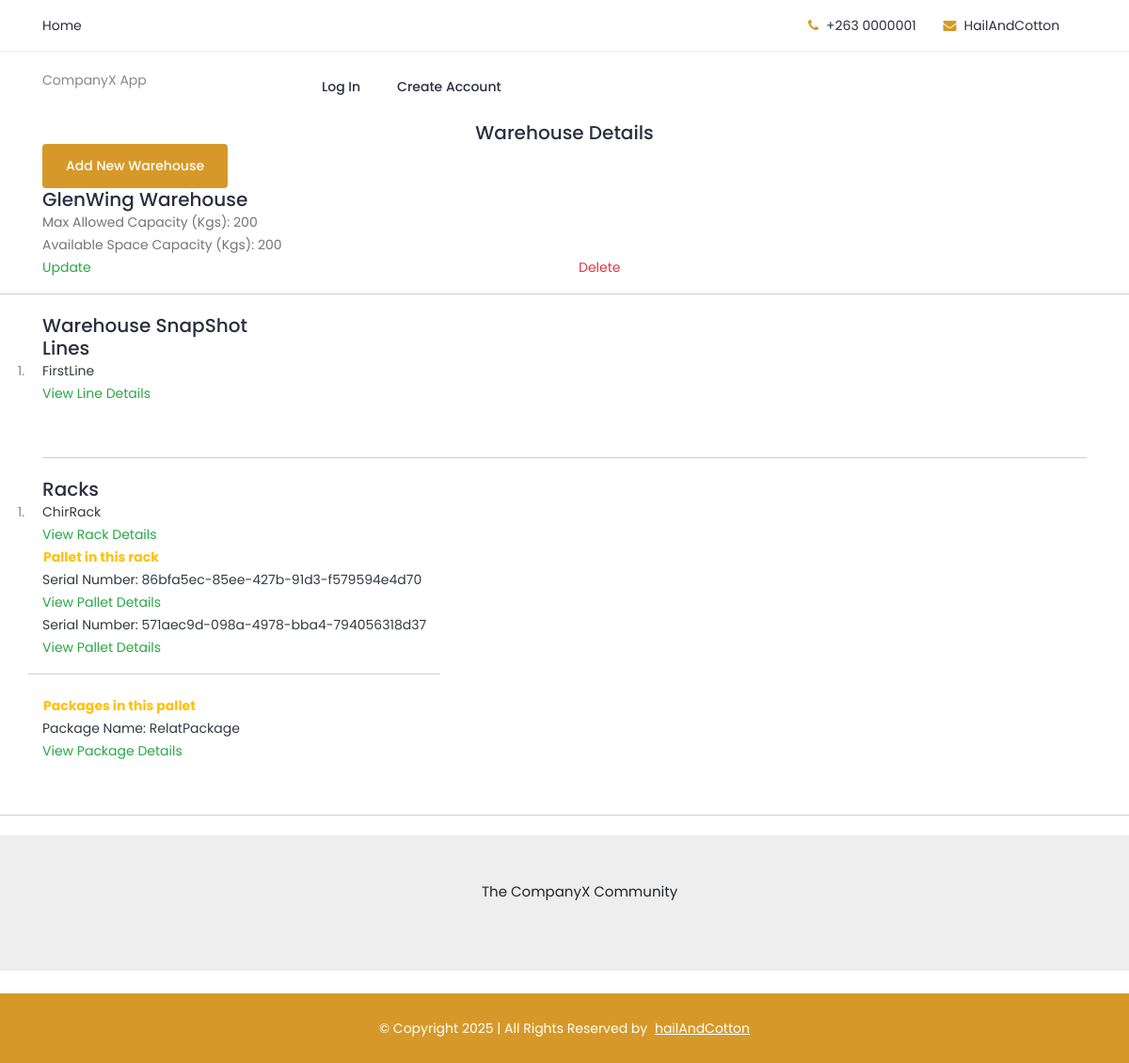
The page /packaging/warehouse-detail/1/ on the database its author committed.
### packaging/models.py (models this page shows, shortened)
class Warehouse(models.Model):
    name = models.CharField(max_length=100)
    max_allowed_capacity_in_kgs = models.PositiveIntegerField(default=0)
    current_available_capacity = models.PositiveIntegerField(default=0)

class Line(models.Model):
    name = models.CharField(max_length=100)
    max_capacity_allowed_in_kgs = models.PositiveIntegerField(default=0)
    current_available_capacity = models.PositiveIntegerField(default=0)
    number_of_cartons = models.PositiveIntegerField(default=0)
    warehouse = models.ForeignKey(Warehouse, on_delete=models.CASCADE)
    is_special_case = models.BooleanField(default=False)
    max_packages = models.PositiveIntegerField(default=0, validators=[MaxValueValidator(3)])

class Rack(models.Model):
    name = models.CharField(max_length=20)
    weight_capacity = models.PositiveIntegerField(default=0)
    current_available_capacity = models.PositiveIntegerField(default=0)
    warehouse = models.ForeignKey(Warehouse, on_delete=models.CASCADE)

class Pallet(models.Model):
    serial_number = models.CharField(max_length=100)
    capacity_limit_number = models.PositiveIntegerField(default=0)
    current_available_capacity = models.PositiveIntegerField(default=0)
    rack = models.ForeignKey('Rack',related_name='rel_pallet', on_delete=models.CASCADE)

class Package(models.Model):
    name = models.CharField(max_length=100)
    package_type = models.CharField(max_length=100, choices=PACKAGE_TYPE)
    serial_number = models.CharField(max_length=100, unique=True)
    type_of_product = models.CharField(max_length=100, unique=True)
    mass_of_product = models.PositiveIntegerField(default=0)
    line = models.ForeignKey('Line', on_delete=models.CASCADE, null=True, blank=True)
    pallet = models.ForeignKey('Pallet', on_delete=models.CASCADE, null=True, blank=True)

### packaging/views/warehouse_view.py (the view)
# urls.py: path('warehouse-detail/<int:pk>/', WareHouseDetailView.as_view(), name='warehouse_detail'),
class WareHouseDetailView(generic.DetailView):
    template_name = 'packaging/ware_house_detail.html'
    context_object_name = 'warehouse'
    def get_queryset(self):
        return Warehouse.objects.filter(pk=self.kwargs['pk'])
    def get_context_data(self, **kwargs):
        warehouse = Warehouse.objects.get(pk=self.kwargs['pk'])
        lines = warehouse.line_set.all()
        racks = warehouse.rack_set.all()
        pallets = Pallet.objects.filter(rack=racks.first())
        packages = Package.objects.filter(Q(line_id=lines.first().id) | Q(pallet_id=pallets.first().id))
        context = super().get_context_data(**kwargs)
        context.update({'lines': lines, 'racks': racks, 'pallets': pallets, 'packages': packages})
        return context

### packaging/templates/packaging/ware_house_detail.html
{%  extends 'base.html' %}
{%  block content %}
<div class="container text-center">
    <h5>Warehouse Details</h5>
</div>
<div class="container">
    <a class="btn btn-sm text-white" href="{% url 'packaging-service:warehouse_create' %}">Add New  Warehouse</a>
    <h5>{{ warehouse.name }} Warehouse</h5>
    <p>Max Allowed Capacity (Kgs): {{ warehouse.max_allowed_capacity_in_kgs }}</p>
    <p>Available Space Capacity (Kgs): {{ warehouse.current_available_capacity }}</p>
    <div class="row">
        <a class="text-success col-md-6" href="{% url 'packaging-service:warehouse_update' warehouse.pk %}">Update</a>
        <a class="text-danger col-md-6" href="{% url 'packaging-service:warehouse_delete' warehouse.pk %}">Delete</a>
    </div>
</div>
<hr/>
<div class="container">
    <h5>Warehouse SnapShot</h5>
    <div class="row">
    <h5 class="col-12">Lines</h5>
        <ol>
    {% for line in lines %}
            <li>
        <p class="col-12 text-dark">{{ line.name }}</p>
        <a class="col-12 text-success" href="{% url 'packaging-service:line_detail' line.pk %}">View Line Details</a>
            </li>
            <br/>
    {% endfor %}
        </ol>
    </div>
    <hr/>
    <div class="row">
    <h5 class="col-12">Racks</h5>
        <ol>
    {% for rack in racks %}
            <li>
        <p class="col-12 text-dark">{{ rack.name }}</p>
        <a class="col-12 text-success" href="{% url 'packaging-service:rack_detail' rack.pk %}">View Rack Details</a>
                <p class="ml-3 text-warning"><strong>Pallet in this rack</strong></p>
                {% for pallet in pallets %}
                    <p class="col-12 text-dark">Serial Number: {{ pallet.serial_number }}</p>
                    <a class="col-12 text-success" href="{% url 'packaging-service:pallet_detail' pallet.pk %}">View Pallet Details</a>
                {% endfor %}
                <hr/>
                <p class="ml-3 text-warning"><strong>Packages in this pallet</strong></p>
                {% for package in packages %}
                    <p class="col-12 text-dark">Package Name: {{ package.name }}</p>
                    <a class="col-12 text-success" href="{% url 'packaging-service:package_detail' package.pk %}">View Package Details</a>
                {% endfor %}
            </li>
            <br/>
    {% endfor %}
        </ol>
    </div>
</div>
<hr/>
{%  endblock %}

### static/css/style.css (style rules this page uses)
body { font-family: 'Poppins', sans-serif; font-weight: 400; font-size:14px; color:#888; }

### rows shown on the page
Warehouse: name "GlenWing", max_allowed_capacity_in_kgs "200", current_available_capacity "200"
Line: name "FirstLine"
Rack: name "ChirRack"
Pallet: serial_number "86bfa5ec-85ee-427b-91d3-f579594e4d70"
Pallet: serial_number "571aec9d-098a-4978-bba4-794056318d37"
Package: name "RelatPackage"
